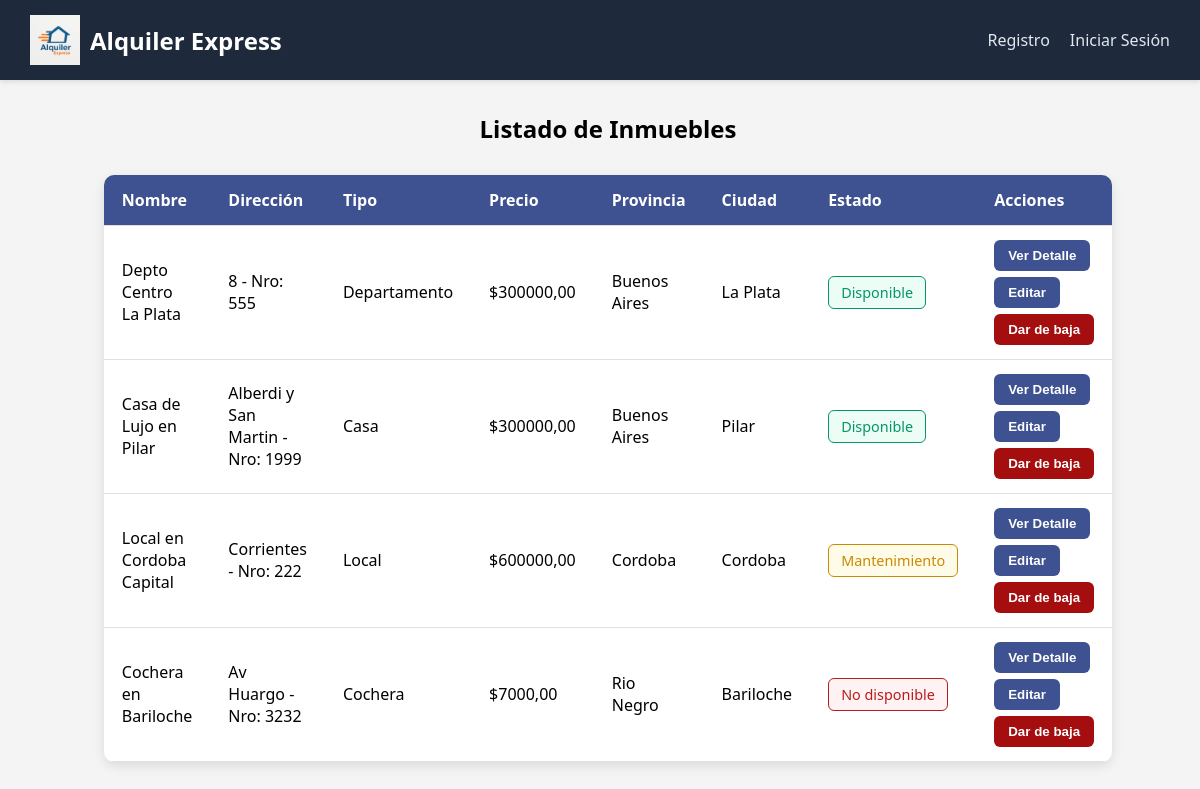
/inmuebles/listaInmueblesAdmin/, run on an earlier commit of the app's database.
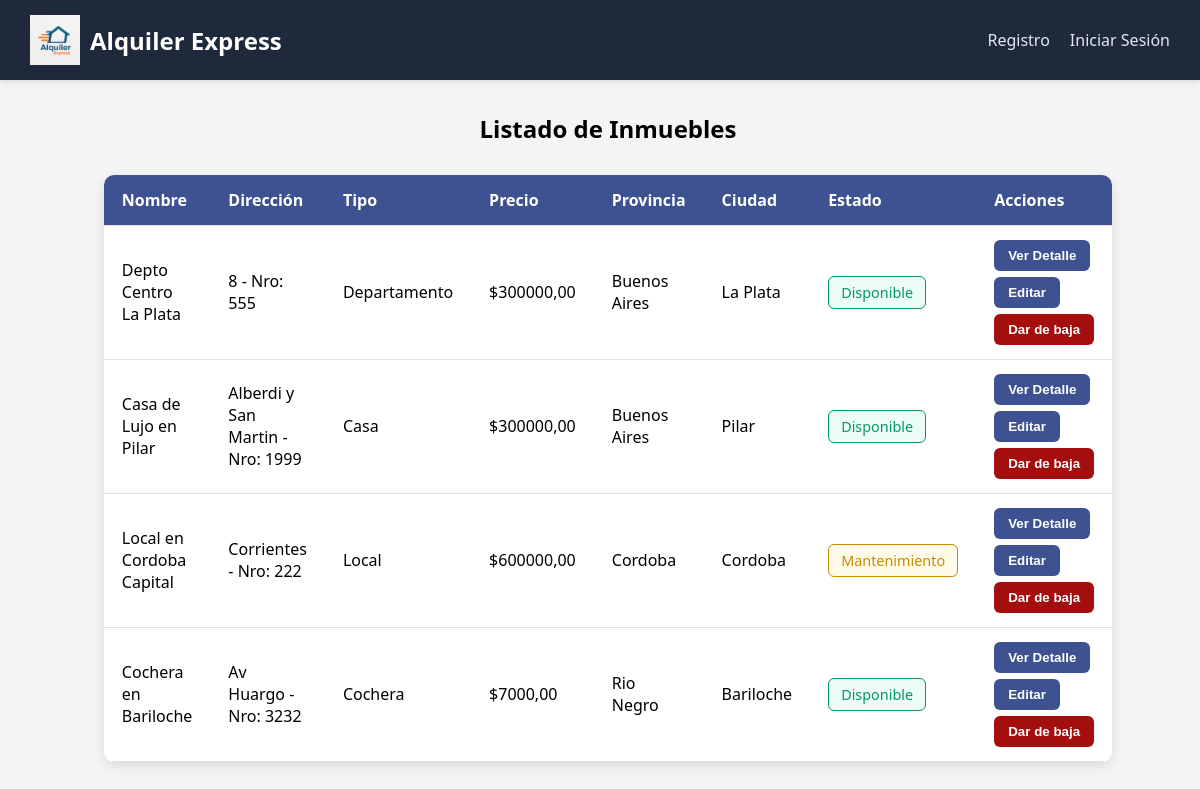
And on a later commit of the database.
### gestion_inmuebles/models.py (models this page shows, shortened)
class Inmueble(models.Model):
    activo = models.BooleanField(default=True)
    tipo = models.CharField(default='-', max_length=20, editable=False)
    nombre = models.CharField(max_length=100, unique=True)
    calle = models.CharField(max_length=100, default="-")
    numero = models.PositiveIntegerField(default=0)
    provincia = models.CharField(max_length=100)
    ciudad = models.CharField(max_length=100)
    descripcion = models.TextField(blank=True)
    politica_cancelacion = models.TextField(blank=True)
    estado = models.CharField(default='Disponible', choices=ESTADO_CHOICES)
    precio = models.DecimalField(max_digits=10, decimal_places=2)
    imagen = models.ImageField(upload_to='inmuebles/', blank=True, null=True)
    superficie = models.PositiveIntegerField(default=0)

### gestion_inmuebles/views.py (the view)
# urls.py: path('listaInmueblesAdmin/', views.listar_inmuebles_admin, name='listado_inmuebles_admin'),
def listar_inmuebles_admin(request):
    inmuebles = Inmueble.objects.all()
    return render(request, 'gestion_inmuebles/listaInmueblesAdmin.html', {'inmuebles': inmuebles})

### templates/gestion_inmuebles/listaInmueblesAdmin.html (shortened to what this page needs)
{% extends 'base.html' %}
{% load static %}
{% block content %}
<h2 style="text-align: center; margin-bottom: 30px;">Listado de Inmuebles</h2>
<table>
  <thead>
    <tr>
      <th>Nombre</th>
      <th>Dirección</th>
      <th>Tipo</th>
      <th>Precio</th>
      <th>Provincia</th>
      <th>Ciudad</th>
      <th>Estado</th>
      <th>Acciones</th>
    </tr>
  </thead>
  <tbody>
    {% for inmueble in inmuebles %}
    <tr>
      <td>{{ inmueble.nombre }}</td>
      <td>{{ inmueble.calle }} - Nro: {{ inmueble.numero }}</td>
      <td>{{ inmueble.tipo }}</td>
      <td>${{ inmueble.precio }}</em>
      <td>{{ inmueble.provincia }}</td>
      <td>{{ inmueble.ciudad }}</td>
      <td>
        {% if not inmueble.activo %}
          <span class="estado dado-de-baja">Dado de baja</span>
        {% elif inmueble.estado == "Disponible" %}
          <span class="estado disponible">{{ inmueble.estado }}</span>
        {% elif inmueble.estado == "Mantenimiento" %}
          <span class="estado mantenimiento">{{ inmueble.estado }}</span>
        {% else %}
          <span class="estado no-disponible">No disponible</span>
        {% endif %}
      </td>
      <td class="acciones">
        <a href="{% url 'inmueble_detalle' inmueble.id %}">
          <button class="btn btn-detalle">Ver Detalle</button>
        </a>
        <a href="{% url 'editar_inmueble' inmueble.id %}">
          <button class="btn btn-editar">
          {% if inmueble.activo %}
            Editar
          {% else %}
            Reestablecer
          {% endif %}
        </button>
</a>
        {% if inmueble.activo %}
        <a href="{% url 'baja_inmueble' inmueble.id %}">
          <button class="btn btn-baja">Dar de baja</button>
        </a>
        {% endif %}
      </td>
    </tr>
    {% empty %}
    <tr>
      <td colspan="8" style="text-align: center; padding: 20px;">No hay inmuebles registrados.</td>
    </tr>
    {% endfor %}
  </tbody>
</table>
{% endblock %}

What changed in the data, as far as the page shows it:
changed Inmueble "Cochera en Bariloche": estado (not shown) → "Disponible"; no longer shows "No disponible"
